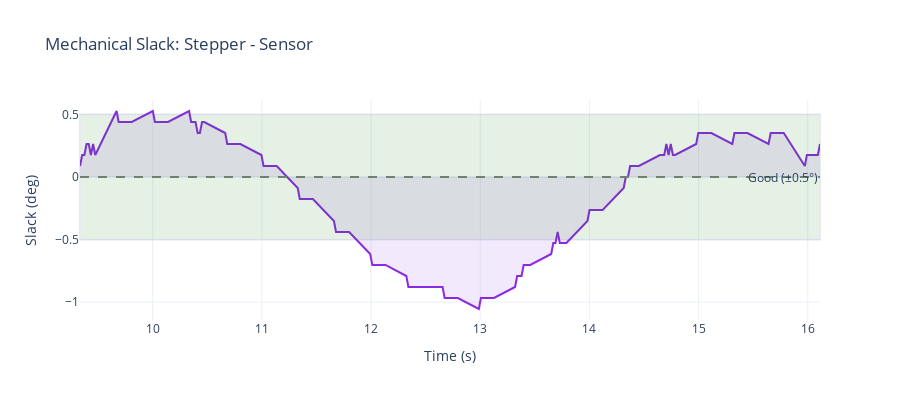

The notebook cell saved with this chart:
### Markdown cell above
## Mechanical Slack (Error)

### Code cell
# Mechanical slack = stepper - sensor
fig2 = go.Figure()

fig2.add_trace(go.Scatter(
    x=df['time_s'], y=df['mech_slack'],
    name='Mechanical Slack', mode='lines',
    line=dict(color='rgb(138, 43, 226)', width=2),
    fill='tozeroy', fillcolor='rgba(138, 43, 226, 0.1)'
))

fig2.add_hline(y=0, line_dash="dash", line_color="gray")
fig2.add_hrect(y0=-0.5, y1=0.5, fillcolor="green", opacity=0.1,
               annotation_text="Good (±0.5°)", annotation_position="right")

fig2.update_layout(
    title='Mechanical Slack: Stepper - Sensor',
    xaxis_title='Time (s)',
    yaxis_title='Slack (deg)',
    height=400,
    hovermode='x unified',
    template='plotly_white'
)

fig2.show()

### Figure 1 — Plotly figure (JSON) as saved in the notebook; plotly's stock layout.template omitted (floating-point values rounded to 4 significant figures; data arrays with more than 128 entries replaced by an {"elided": "..."} marker saying what was removed)
{"data": [{"fill": "tozeroy", "fillcolor": "rgba(138, 43, 226, 0.1)", "line": {"color": "rgb(138, 43, 226)", "width": 2}, "mode": "lines", "name": "Mechanical Slack", "type": "scatter", "x": {"elided": "168 float values"}, "y": {"elided": "168 float values"}}], "layout": {"annotations": [{"showarrow": false, "text": "Good (±0.5°)", "x": 1, "xanchor": "right", "xref": "x domain", "y": 0, "yanchor": "middle", "yref": "y"}], "height": 400, "hovermode": "x unified", "shapes": [{"line": {"color": "gray", "dash": "dash"}, "type": "line", "x0": 0, "x1": 1, "xref": "x domain", "y0": 0, "y1": 0, "yref": "y"}, {"fillcolor": "green", "opacity": 0.1, "type": "rect", "x0": 0, "x1": 1, "xref": "x domain", "y0": -0.5, "y1": 0.5, "yref": "y"}], "title": {"text": "Mechanical Slack: Stepper - Sensor"}, "xaxis": {"title": {"text": "Time (s)"}}, "yaxis": {"title": {"text": "Slack (deg)"}}}}
